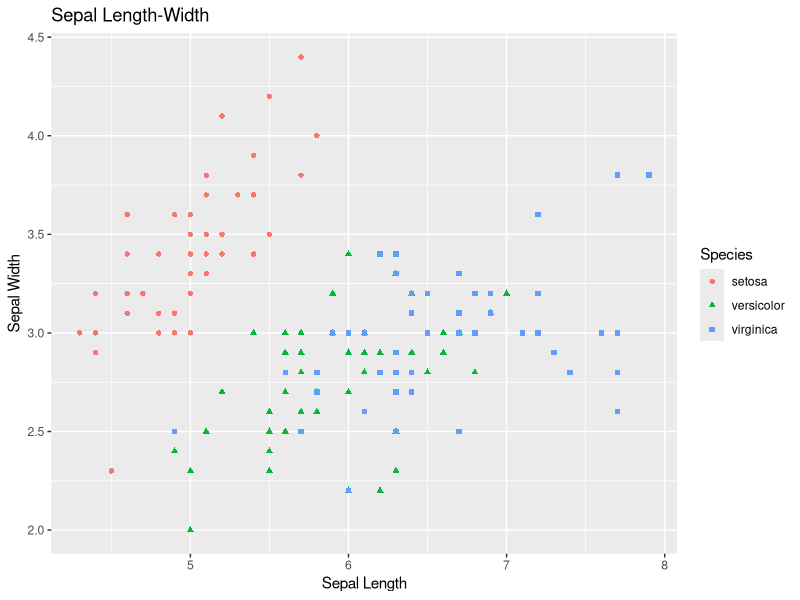
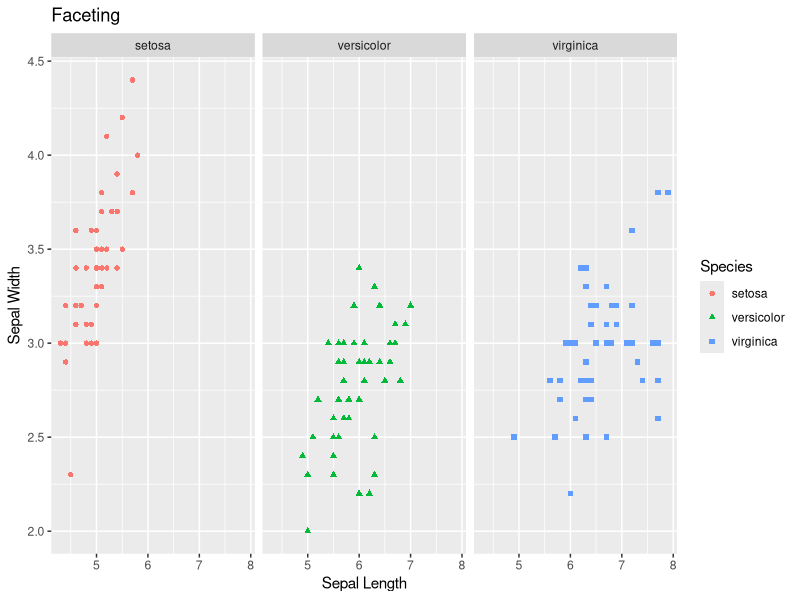
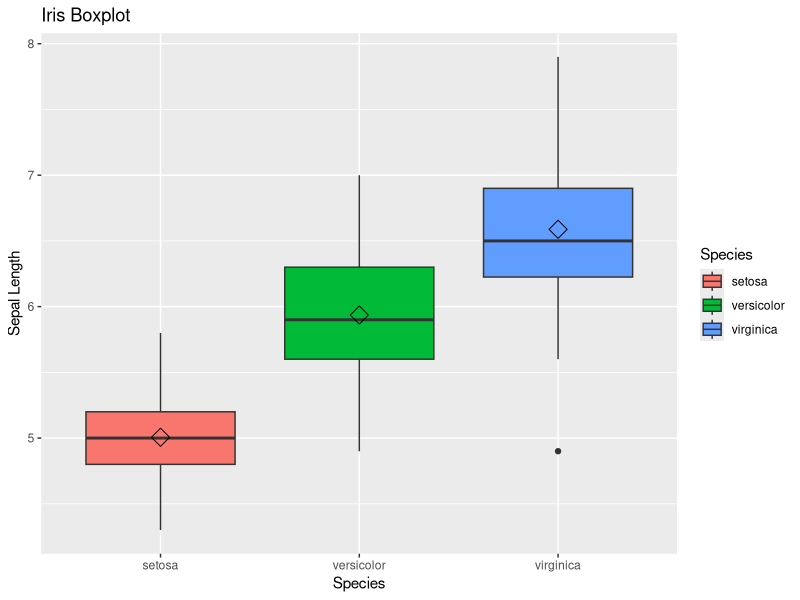

Generate these figures, in order, with R:
#Install packages
#
#renv::install("tidyverse")
#renv::snapshot()
#renv::lockfile_read()
#renv::activate

library("tidyverse")
library("ggplot2")

#see the structure of the data 
data(iris)

iris = as_tibble(iris)
head(iris)
tail(iris)
summary(iris)
str(iris)

iris
iris %>% summarize_if(is.numeric, mean)

###do some data manipulation 

df = tbl_df(iris) 
df
arrange(df, Sepal.Length, Petal.Width)
arrange(df, desc(Sepal.Length))

mutate(df, log.Sepal.length = log(Sepal.Length))

df %>% 
  group_by(Species) %>%
  summarise(mean(Petal.Length))

#plot the data 
#first one scatter plot
ggplot(data=df, aes(x = Sepal.Length, y = Sepal.Width))+
  geom_point(aes(color=Species, shape=Species)) +
  xlab("Sepal Length") +
  ylab("Sepal Width") +
  ggtitle("Sepal Length-Width")

#second one 
facet = ggplot(data=df, aes(Sepal.Length, y=Sepal.Width, color=Species)) +
  geom_point(aes(shape=Species), size=1.5) +
  xlab("Sepal Length") +
  ylab("Sepal Width") +
  ggtitle("Faceting") 
# Along columns
facet + facet_grid(. ~ Species)

#third one boxplot 

box = ggplot(data=df, aes(x=Species, y=Sepal.Length))

box + 
  geom_boxplot(aes(fill=Species)) +
  ylab("Sepal Length") +
  ggtitle("Iris Boxplot") +
  stat_summary(fun.y=mean, geom="point", shape=5, size=4)


#renv::snapshot()
###deactivate the renv 
#renv::deactivate()

data(iris)

